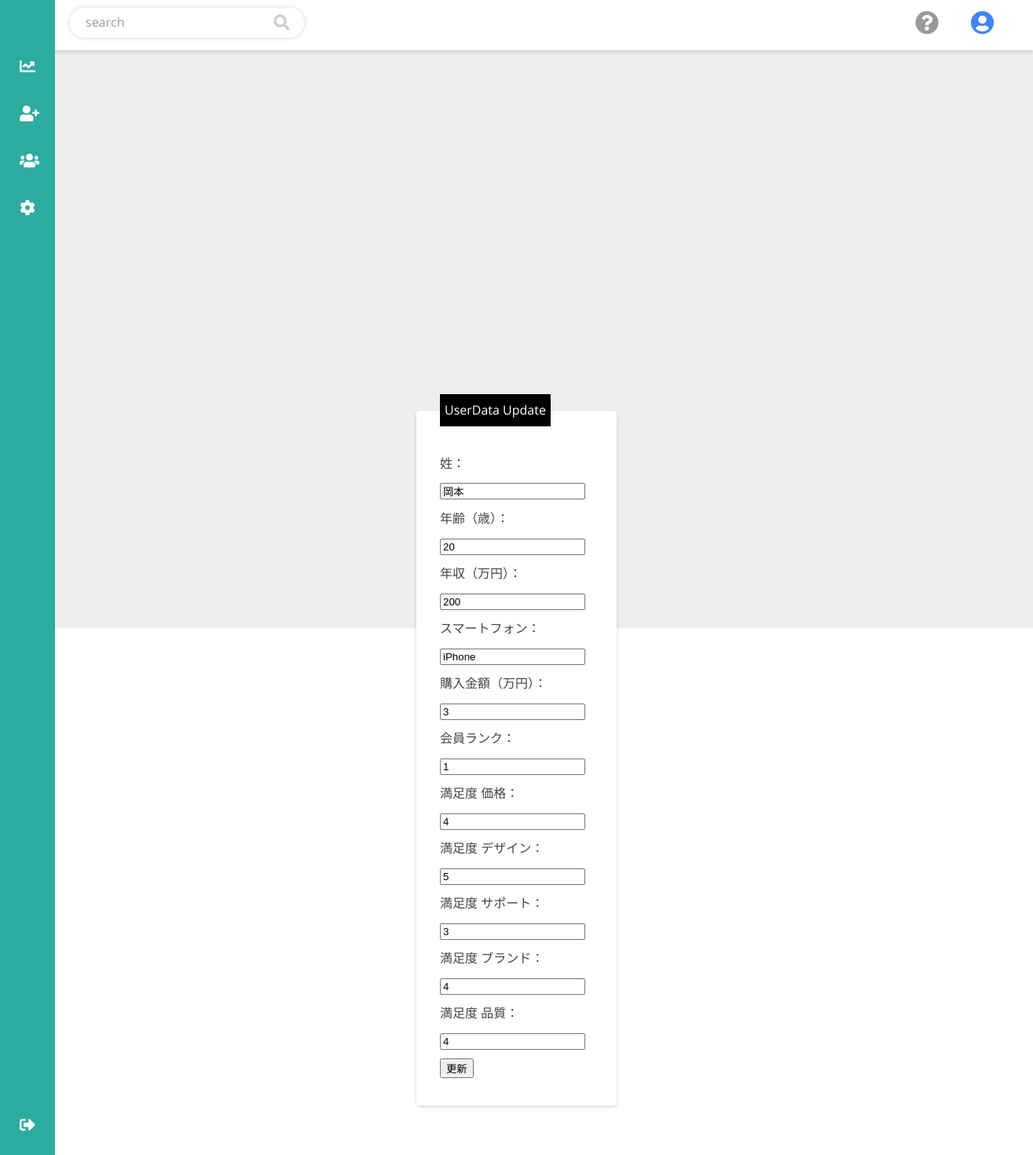
The app's page /detail.php?id=4 with its own data.
### tables this page shows
CREATE TABLE IF NOT EXISTS `a_table` (
`id` int(12) NOT NULL,
  `last_name` varchar(64) NOT NULL,
  `indate` datetime NOT NULL,
  `device` varchar(64) NOT NULL,
  `age` int(3) NOT NULL,
  `annual_income` int(64) NOT NULL,
  `rank` int(1) NOT NULL,
  `answer_kakaku` int(1) NOT NULL,
  `answer_design` int(1) NOT NULL,
  `answer_support` int(1) NOT NULL,
  `answer_brand` int(1) NOT NULL,
  `answer_quality` int(1) NOT NULL,
  `sales` int(12) NOT NULL
);

### detail.php (the view, shortened to what this page needs)
<?php
$id = $_GET['id'];
try {
    $pdo = new PDO('mysql:dbname=analytics_db;charset=utf8;host=localhost','root','');
    } catch (PDOException $e) {
      exit('データベースに接続できませんでした。'.$e->getMessage());
    }
$sql = "SELECT * FROM a_table WHERE id=:id";
$stmt = $pdo->prepare($sql);
$stmt->bindValue(':id', $id, PDO::PARAM_INT);
$status = $stmt->execute();
if ($status==false) {
    $error = $stmt->errorInfo();
    exit("ErrorQuery:".$error[2]);
} else {
    $row = $stmt->fetch();
}
?>
<!DOCTYPE html>
<html lang="ja">
  <head>
    <link rel="stylesheet" href="css/style.css">
    <link href="https://use.fontawesome.com/releases/v5.15.1/css/all.css" rel="stylesheet">
  </head>
  <body>
    <header id="header">
      <div class="header-container">
      <ul class="nav-list">
        <li>
          <div class="search">
            <p class="search-text">search</p>
            <i class="fas fa-search"></i>
          </div>
        </li>
        <li>
          <a href="" class="help-icon"><i class="fas fa-question-circle"></i></a>
        </li>
        <li>
          <a href="" class="account-icon"><i class="fas fa-user-circle"></i></a>
        </li>
      </ul>
      </div>
    </header>
    <div id="sidebar">
      <ul class="side-ul">
        <li>
          <a href="http://localhost/dev_20_php_03/php3_kadai/index.php" class="side-icon"><i class="fas fa-chart-line"></i></a>
        </li>
        <li>
          <a href="http://localhost/dev_20_php_03/php3_kadai/create.php" class="side-icon"><i class="fas fa-user-plus"></i></a>
        </li>
        <li>
          <a href="http://localhost/dev_20_php_03/php3_kadai/select.php" class="side-icon"><i class="fas fa-users"></i></a>
        </li>
        <li>
          <a href="" class="side-icon"><i class="fas fa-cog"></i></a>
        </li>
        <li>
          <a href="" class="side-icon sign-out-icon"><i class="fas fa-sign-out-alt"></i></a>
        </li>
      </ul>
    </div>
  <main id="main">
      <div class="main-container">
        <div class="left-margin"></div>
        <form method="post" action="update.php">
          <fieldset>
            <legend>UserData Update</legend>
            <label>姓：<input type="text" name="last_name" value="<?=$row["last_name"]?>"></label><br>
            <label>年齢（歳）：<input type="text" name="age" value="<?=$row["age"]?>"></label><br>
            <label>年収（万円）：<input type="text" name="annual_income" value="<?=$row["annual_income"]?>"></label><br>
            <label>スマートフォン：<input type="text" name="device" value="<?=$row["device"]?>"></label><br>
            <label>購入金額（万円）：<input type="text" name="sales" value="<?=$row["sales"]?>"></label><br>
            <label>会員ランク：<input type="text" name="rank" value="<?=$row["rank"]?>"></label><br>
            <label>満足度 価格：<input type="text" name="answer_kakaku" value="<?=$row["answer_kakaku"]?>"></label><br>
            <label>満足度 デザイン：<input type="text" name="answer_design" value="<?=$row["answer_design"]?>"></label><br>
            <label>満足度 サポート：<input type="text" name="answer_support" value="<?=$row["answer_support"]?>"></label><br>
            <label>満足度 ブランド：<input type="text" name="answer_brand" value="<?=$row["answer_brand"]?>"></label><br>
            <label>満足度 品質：<input type="text" name="answer_quality" value="<?=$row["answer_quality"]?>"></label><br>
            <input type="submit" value="更新">
            </fieldset>
          </div>
  </body>

### css/style.css (style rules this page uses)
* { box-sizing: border-box; }
html { height: 100%; }
body { height: 100%; margin: 0; font-family: "Open Sans","Hiragino Kaku Gothic ProN"; font-size: 16px; color:white; }
ul { list-style: none; margin: 0; padding: 0; }
a { text-decoration: none; }
header { height: 8%; }
.header-container { height: 100%; background-color: white; box-shadow: 0 2px 5px rgba(0, 0, 0, 0.15); position:relative; }
.search { display: flex; margin: 9px 0 5px 88px; height: 40px; width: 300px; border-radius: 20px; border: solid 1px #eee; box-shadow: 0 0 5px rgba(0, 0, 0, 0.15); }
.search-text { margin: 7px 0 7px 20px; color: #999; }
.fa-search { color: #ccc; font-size: 20px; margin: 9px 0 9px 190px; }
.nav-list { display: flex; }
.help-icon { position: fixed; top: 8px; right: 120px; color: #999; font-size: 30px; }
.account-icon { position: fixed; top: 8px; right: 50px; color: #4285F4; font-size: 30px; }
#sidebar { position: fixed; top: 0px; left: 0px; background-color: #2BAC9F; height: 100%; width: 70px; }
.side-ul { margin-top: 55px; }
.side-icon { padding-left:25px; line-height: 60px; color: white; font-size: 20px; }
.sign-out-icon { position: fixed; bottom: 15px; left: 0px; }
main { height: 92%; width: 100%; background-color: #eee; }
.main-container { height: 100%; width: 100%; display: flex; flex-wrap: wrap; }
.left-margin { height: 50%; width: 4.6%; display: flex; }
fieldset { background-color: white; border: none; border-radius:5px; box-shadow: 0 2px 5px rgba(0, 0, 0, 0.15); margin: 70px 530px; padding: 30px; line-height: 35px; }
legend { background-color: #000; color: #fff; padding: 3px 6px; }
label { color: #444; }

### records on screen
a_table: last_name "岡本", age "20", annual_income "200", device "iPhone", sales "3", rank "1", answer_kakaku "4", answer_design "5", answer_support "3", answer_brand "4", answer_quality "4"
